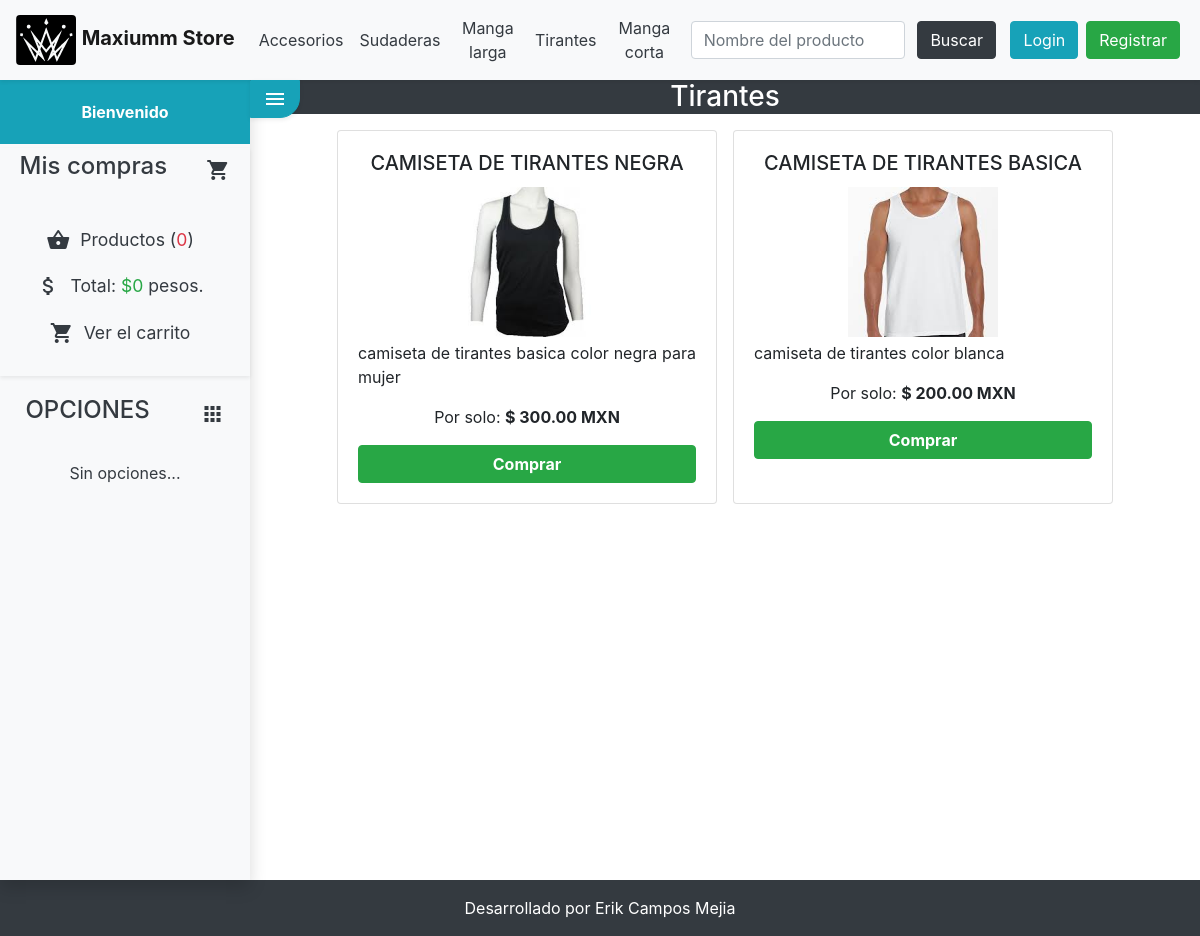
Page /categoria/ver/2 on the committed database.
### tables this page shows
CREATE TABLE `categorias` (
  `id` int(255) NOT NULL,
  `nombre` varchar(100) NOT NULL
);

CREATE TABLE `productos` (
  `id` int(255) NOT NULL,
  `categoria_id` int(255) NOT NULL,
  `nombre` varchar(100) NOT NULL,
  `descripcion` text,
  `precio` float(100,2) NOT NULL,
  `stock` int(255) NOT NULL,
  `oferta` varchar(2) DEFAULT NULL,
  `fecha` date NOT NULL,
  `imagen` varchar(255) DEFAULT NULL
);

### config/db.php (called while the page is built)
<?php
class Database{
    public static function connect(){
        $db = new mysqli('localhost','test','root','maxiumm_store');
        $db->query("SET NAMES 'utf8'");
        return $db;
    }
}

### helpers/utils.php (called while the page is built, shortened)
<?php
class Utils {
    public static function showCategorias() {
        require_once 'models/categoria.php';
        $categoria = new Categoria();
        $categorias = $categoria->getAll();
        return $categorias;
    }
}

### models/categoria.php (called while the page is built, shortened)
<?php
class Categoria {
    private $id;
    private $db;
    public function __construct() {
        $this->db = Database::connect();
    }
    function getId() {
        return $this->id;
    }
    function setId($id) {
        $this->id = $id;
    }
    public function getAll() {
        $sql = "SELECT *FROM categorias ORDER BY id DESC";
        $categorias = $this->db->query($sql);
        return $categorias;
    }
    public function getOne() {
        $sql = "SELECT *FROM categorias WHERE id={$this->getId()}";
        $categoria = $this->db->query($sql);
        return $categoria->fetch_object();
    }
}

### controllers/categoriaController.php (called while the page is built, shortened)
<?php
require_once 'models/categoria.php';
require_once 'models/producto.php';
class categoriaController {
    public function ver() {
        if (isset($_GET['id'])) {
            $id=$_GET['id'];
            $categoria=new Categoria();
            $categoria->setId($id);
            $categoria=$categoria->getOne();
            $producto=new Producto();
            $producto->setCategoria_id($id);
            $productos=$producto->getAllCategory();
        }
        require_once 'views/categoria/ver.php';
    }
}

### models/producto.php (called while the page is built, shortened)
<?php
class Producto {
    private $categoria_id;
    private $db;
    function __construct() {
        $this->db = Database::connect();
    }
    function getCategoria_id() {
        return $this->categoria_id;
    }
    function setCategoria_id($categoria_id) {
        $this->categoria_id = $categoria_id;
    }
    public function getAllCategory() {
        $sql = "SELECT p.*, c.nombre AS 'catnombre' FROM productos AS p "
                . "INNER JOIN categorias AS c ON  c.id=p.categoria_id "
                . "WHERE categoria_id={$this->getCategoria_id()} "
                . "ORDER BY id DESC";
        $productos = $this->db->query($sql);
        return $productos;
    }
}

### views/categoria/ver.php (the view)
<?php if (isset($categoria)): ?>
<div class="bg-dark text-white text-center">
    <h3><?= $categoria->nombre ?></h3>
</div>
<?php if ($productos->num_rows == 0): ?>
<div class="text-center">
    <h1>NO hay productos que mostrar</h1>
</div>
<?php else: ?>
<div class="column-view">
    <?php while ($product = $productos->fetch_object()): ?>
    <div class="card m-2 rounded-lg d-flex" style="width: 40%;">
        <div class="card-body">
            <h5 class="card-title text-center"><span><?= $product->nombre ?></span></h5>
            <?php if ($product->imagen != null): ?>
            <a href="<?=base_url?>producto/ver/<?=$product->id?>" class="d-flex justify-content-center">
                <img class="" src="<?= base_url . "uploads/images/" . $product->imagen ?>" height="150px" width="150px">
                <?php else: ?>
                <img src="<?= base_url ?>assets/img/camiseta.png">
                <?php endif; ?>
            </a>
            <p class="card-text mt-1 text-lowercase text-justify"><?= $product->descripcion ?></p>
            <p class="card-text text-center">Por solo: <span><strong>$ <?= $product->precio ?> MXN</strong> </span> </p>
            <div class="d-flex justify-content-center align-items-center">
                <a class="btn btn-success btn-block" href="<?=base_url?>carrito/add/<?=$product->id?>">
                    <strong>Comprar</strong></a>
            </div>
        </div>
    </div>
    <?php endwhile; ?>
</div>
<?php endif; ?>
<?php else: ?>
<div class="text-center">
    <h1>EL PRODUCTO NO EXISTE</h1>
</div>
<?php endif; ?>

### views/layout/header.php (shortened to what this page needs)
<!DOCTYPE html>
<html lang="es">
<head>
    <link rel="stylesheet" href="<?=base_url?>assets/css/bootstrap.css">
    <link rel="stylesheet" href="<?= base_url ?>assets/css/styles.css">
</head>
<body class="grey">
    <div id="main">
        <div class="navbar navbar-expand-lg navbar-light bg-light shadow-sm" style="margin-bottom: 0px">
            <a href="<?=base_url?>" class="navbar-brand">
                <img src="<?=base_url?>assets/img/logo.svg" class="rounded mx-auto">
                <strong>Maxiumm Store</strong>
            </a>
            <?php $categorias = Utils::showCategorias(); ?>
            <div class="collapse navbar-collapse" id="navbarNav">
                <ul class="navbar-nav mr-auto d-flex justify-content-center align-items-center text-center"
                    id='menu-nav'>
                    <?php while ($cat = $categorias->fetch_object()): ?>
                    <li class="nav-item"><a class="nav-link text-dark"
                            href="<?= base_url ?>categoria/ver/<?= $cat->id ?>"><?= $cat->nombre ?> </a></li>
                    <?php endwhile; ?>
                </ul>
                <form class="form-inline my-2 my-lg-0 d-flex justify-content-center align-items-center" action="<?=base_url?>producto/serch" method="POST">
                    <input class="form-control mr-sm-2 col-sm-8" placeholder="Nombre del producto" name="name" id="name">
                    <button class="btn btn-dark my-2 my-sm-0 mx-1 text-white" type="submit" >Buscar</button>
                </form>
                <div class="d-flex justify-content-center align-items-center text-center">
                <?php if (!isset($_SESSION['identity'])): ?>
                    <a class="btn btn-info my-2 my-sm-0 mx-1" href="<?= base_url ?>usuario/loginView">Login</a>
                    <a class="btn btn-success my-2 my-sm-0 mx-1" href="<?= base_url ?>usuario/registro">Registrar</a>
                    <?php else: ?>
                    <a class="btn btn-danger my-2 my-sm-0 mx-1" href="<?= base_url ?>usuario/logout">Salir</a>
                    <?php endif; ?>
                </div>
            </div>
        </div>
        <div class="wrapper bg-white">

### assets/css/styles.css (style rules this page uses)
.wrapper { display: flex; width: 100%; align-items: stretch; }
a, a:hover, a:focus { color: inherit; text-decoration: none; transition: all 0.3s; }
.column-view { display: flex; justify-content: center; flex-direction: row; flex-wrap: wrap; }

### rows in the picture
categorias: nombre "Accesorios"
categorias: nombre "Sudaderas"
categorias: nombre "Manga larga"
categorias: nombre "Tirantes"
categorias: nombre "Manga corta"
productos: nombre "CAMISETA DE TIRANTES NEGRA", imagen (picture), descripcion "camiseta de tirantes basica color negra para mujer", precio "300.00"
productos: nombre "CAMISETA DE TIRANTES BASICA", imagen (picture), descripcion "camiseta de tirantes color blanca", precio "200.00"

### other values in the picture
$stats['count'] "0"
$stats['total'] "0"
